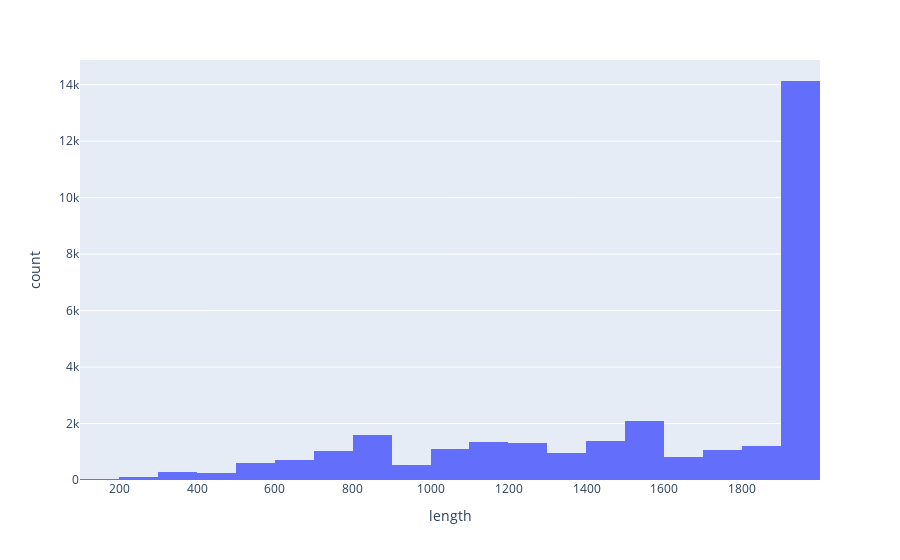

Notebook code cell kept with this figure:
### Code cell
import plotly.express as px
import pandas as pd
series_lengths = pd.DataFrame(sales.groupby('unique_id').size(), columns=['length'])
series_lengths = series_lengths.reset_index()
px.histogram(series_lengths, x='length', nbins=30)

### Figure 1 — Plotly figure (JSON) as saved in the notebook; plotly's stock layout.template omitted (floating-point values rounded to 4 significant figures; data arrays with more than 128 entries replaced by an {"elided": "..."} marker saying what was removed)
{"data": [{"alignmentgroup": "True", "bingroup": "x", "hovertemplate": "length=%{x}<br>count=%{y}<extra></extra>", "legendgroup": "", "marker": {"color": "#636efa", "pattern": {"shape": ""}}, "name": "", "nbinsx": 30, "offsetgroup": "", "orientation": "v", "showlegend": false, "type": "histogram", "x": {"elided": "30490 int values"}, "xaxis": "x", "yaxis": "y"}], "layout": {"barmode": "relative", "legend": {"tracegroupgap": 0}, "margin": {"t": 60}, "xaxis": {"anchor": "y", "domain": [0, 1], "title": {"text": "length"}}, "yaxis": {"anchor": "x", "domain": [0, 1], "title": {"text": "count"}}}}
